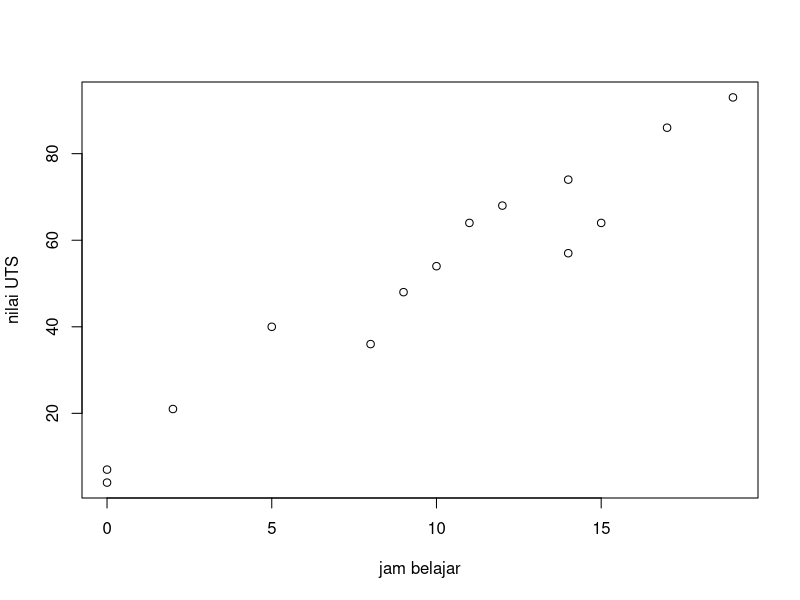

This figure's R source:
## ---- chunk 1
dat<-readxl::read_excel("jambelajar.xlsx")
plot(dat$X,dat$Y,xlab="jam belajar",ylab="nilai UTS")
